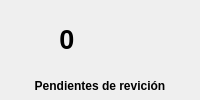
                   <widget class="QWidget" name="widget_5" native="true">
                    <property name="minimumSize">
                     <size>
                      <width>180</width>
                      <height>0</height>
                     </size>
                    </property>
                    <property name="maximumSize">
                     <size>
                      <width>16777215</width>
                      <height>100</height>
                     </size>
                    </property>
                    <property name="styleSheet">
                     <string notr="true">
border-radius: 15px</string>
                    </property>
                    <layout class="QHBoxLayout" name="horizontalLayout_6">
                     <property name="spacing">
                      <number>2</number>
                     </property>
                     <property name="leftMargin">
                      <number>3</number>
                     </property>
                     <property name="topMargin">
                      <number>0</number>
                     </property>
                     <property name="rightMargin">
                      <number>3</number>
                     </property>
                     <property name="bottomMargin">
                      <number>4</number>
                     </property>
                     <item>
                      <widget class="QWidget" name="widget_6" native="true">
                       <layout class="QVBoxLayout" name="verticalLayout_6">
                        <property name="spacing">
                         <number>5</number>
                        </property>
                        <property name="leftMargin">
                         <number>3</number>
                        </property>
                        <property name="rightMargin">
                         <number>3</number>
                        </property>
                        <property name="bottomMargin">
                         <number>0</number>
                        </property>
                        <item>
                         <widget class="QWidget" name="widget_9" native="true">
                          <property name="minimumSize">
                           <size>
                            <width>0</width>
                            <height>55</height>
                           </size>
                          </property>
                          <layout class="QHBoxLayout" name="horizontalLayout_7">
                           <item>
                            <widget class="QLabel" name="pendrev">
                             <property name="font">
                              <font>
                               <pointsize>18</pointsize>
                               <bold>true</bold>
                              </font>
                             </property>
                             <property name="text">
                              <string>&lt;html&gt;&lt;head/&gt;&lt;body&gt;&lt;p align=&quot;center&quot;&gt;&lt;span style=&quot; font-size:20pt; font-weight:700;&quot;&gt;0&lt;/span&gt;&lt;/p&gt;&lt;/body&gt;&lt;/html&gt;</string>
                             </property>
                             <property name="alignment">
                              <set>Qt::AlignmentFlag::AlignCenter</set>
                             </property>
                            </widget>
                           </item>
                           <item>
                            <widget class="QLabel" name="label_13">
                             <property name="minimumSize">
                              <size>
                               <width>50</width>
                               <height>45</height>
                              </size>
                             </property>
                             <property name="maximumSize">
                              <size>
                               <width>60</width>
                               <height>16777215</height>
                              </size>
                             </property>
                             <property name="text">
                              <string/>
                             </property>
                             <property name="pixmap">
                              <pixmap resource="../../recursos/recursos.qrc">:/iconos/iconos/multimetro.ico</pixmap>
                             </property>
                             <property name="scaledContents">
                              <bool>true</bool>
                             </property>
                            </widget>
                           </item>
                          </layout>
                         </widget>
                        </item>
                        <item>
                         <widget class="QLabel" name="label_9">
                          <property name="minimumSize">
                           <size>
                            <width>50</width>
                            <height>20</height>
                           </size>
                          </property>
                          <property name="text">
                           <string>&lt;html&gt;&lt;head/&gt;&lt;body&gt;&lt;p align=&quot;center&quot;&gt;&lt;span style=&quot; font-weight:700;&quot;&gt;Pendientes de revición&lt;/span&gt;&lt;/p&gt;&lt;/body&gt;&lt;/html&gt;</string>
                          </property>
                         </widget>
                        </item>
                       </layout>
                      </widget>
                     </item>
                    </layout>
                   </widget>
